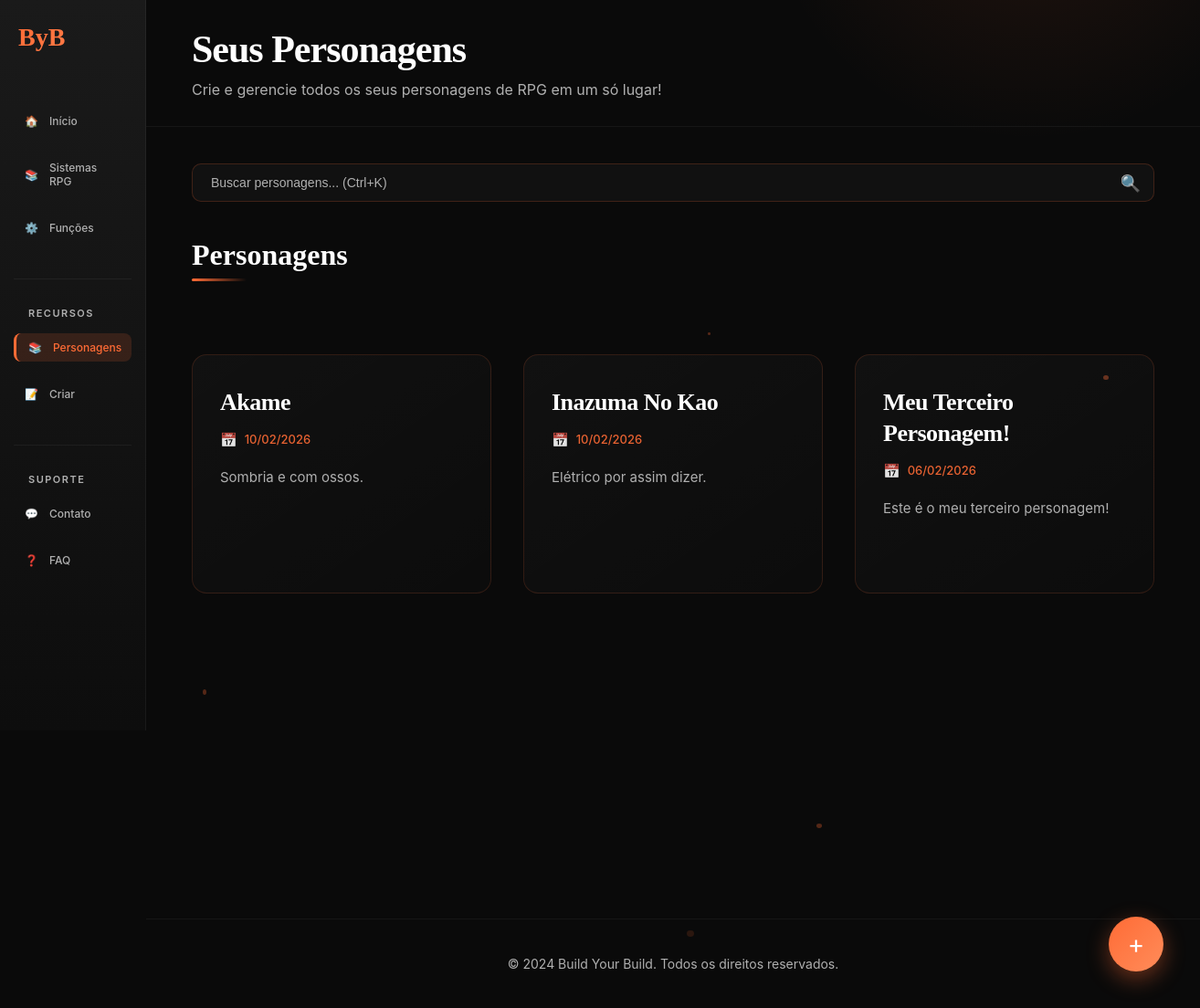
/personagem/, run on an earlier commit of the app's database.
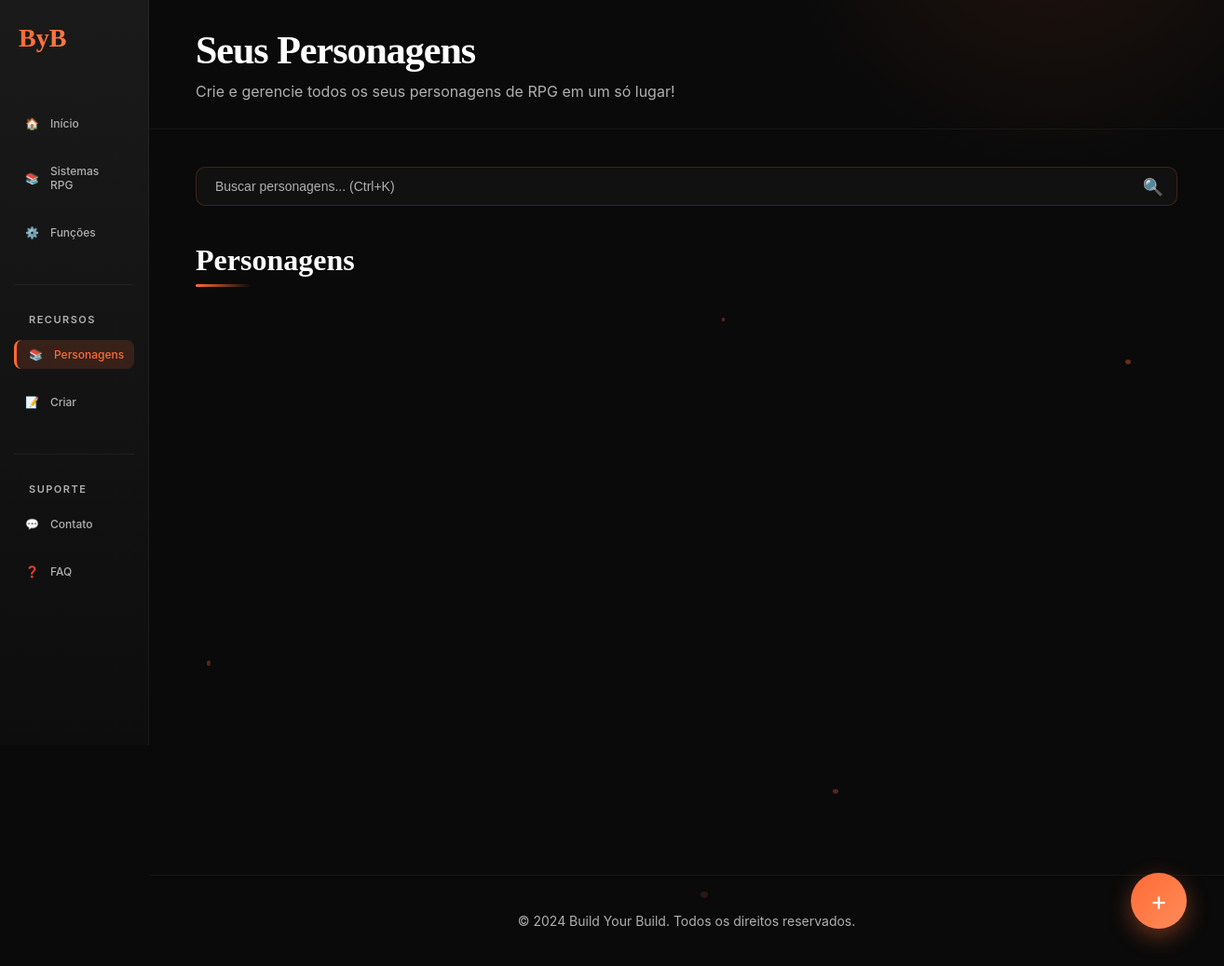
And on a later commit of the database.
### personagem/models.py (models this page shows, shortened)
class Personagens(models.Model):
    class Meta:
        verbose_name = 'Personagem'
        verbose_name_plural = 'Personagens'
    title = models.CharField(max_length=75, verbose_name="Nome do Personagem")
    body = models.TextField(verbose_name="Descrição")
    slug = models.SlugField()
    date = models.DateTimeField(auto_now_add= True, verbose_name="Data de Criação")
    updated = models.DateTimeField(auto_now=True, verbose_name="Última Atualização")
    sistema = models.CharField(max_length=100, blank=True, null=True, verbose_name="Sistema de RPG")
    nivel = models.IntegerField(default=1, verbose_name="Nível")
    classe = models.CharField(max_length=100, blank=True, null=True, verbose_name="Classe")
    raca = models.CharField(max_length=100, blank=True, null=True, verbose_name="Raça")
    experiencia = models.IntegerField(default=0, verbose_name="XP")
    banner = models.ImageField(
        upload_to='personagens/banners/',
        blank=True,
        null=True,
        verbose_name="Banner do Personagem",
        help_text="Imagem de banner (opcional). Recomendado: 1200x400px"
    )

### personagem/views.py (the view)
# urls.py: path('', views.index, name = 'index'),
def index(request):
    personagens = Personagens.objects.all().order_by('-date')
    return render(request, 'personagem/index.html', { 'personagens': personagens})

### personagem/templates/personagem/index.html (shortened to what this page needs)
{% extends "layout.html" %}
{% load static %}
{% block extra_css %}
    <link rel="stylesheet" href="{% static 'css/personagens.css' %}">
{% endblock %}
{% block content %}
    <header class="header">
        <h1>Seus Personagens</h1>
        <p>Crie e gerencie todos os seus personagens de RPG em um só lugar!</p>
    </header>
    <section class="personagens-section">
        <div class="personagens-controls">
            <div class="search-box">
                <input
                    type="text"
                    placeholder="Buscar personagens... (Ctrl+K)"
                    id="searchPersonagens"
                    autocomplete="off"
                >
                <span class="search-icon">🔍</span>
            </div>
        </div>
        <h1>Personagens</h1>
        {% if personagens %}
            <div class="personagem-grid">
                {% for personagem in personagens %}
                    <article class="personagem">
                        <h2>
                            <a href="{% url 'personagem:personagem' slug=personagem.slug %}">
                                {{ personagem.title }}
                            </a>
                        </h2>
                        <p class="personagem-date">{{ personagem.date|date:"d/m/Y" }}</p>
                        <p class="personagem-body">{{ personagem.body|truncatewords:30 }}</p>
                    </article>
                {% endfor %}
            </div>
        {% endif %}
    </section>
    <a href="#criar" class="create-character-btn" title="Criar novo personagem">
        +
    </a>
    <footer class="footer">
        <p>&copy; 2024 Build Your Build. Todos os direitos reservados.</p>
    </footer>
{% endblock %}

What changed in the data, as far as the page shows it:
no longer on this page (row edited): Personagens: title "Akame", date "10/02/2026", body "Sombria e com ossos."
no longer on this page (row edited): Personagens: title "Inazuma No Kao", date "10/02/2026", body "Elétrico por assim dizer."
no longer on this page (row edited): Personagens: title "Meu Terceiro Personagem!", date "06/02/2026", body "Este é o meu terceiro personagem!"
